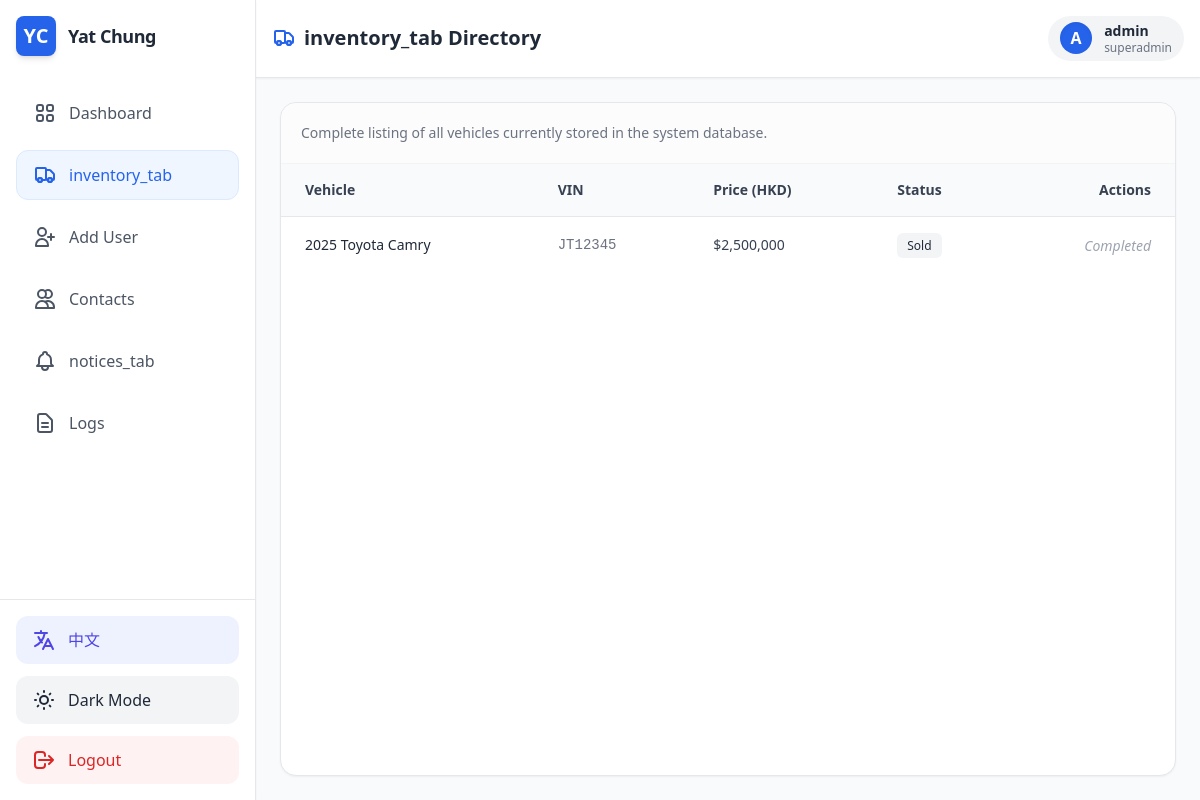
Before: /inventory (signed in) with the older database file.
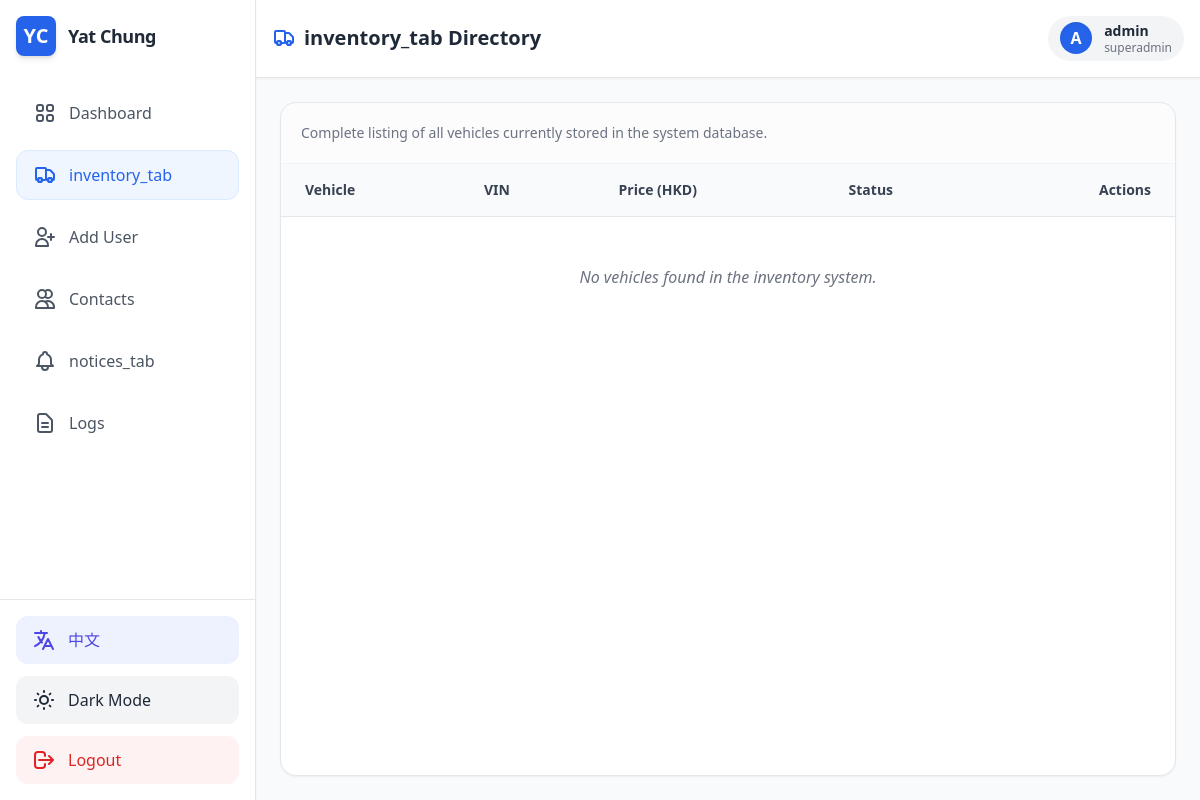
After: the same page with the newer database file.
### app.py (models this page shows)
class Inventory(db.Model):
    __tablename__ = 'inventory'
    id = db.Column(db.Integer, primary_key=True)
    make = db.Column(db.String(50), nullable=False)
    model = db.Column(db.String(50), nullable=False)
    year = db.Column(db.Integer, nullable=False)
    vin = db.Column(db.String(17), unique=True, nullable=False)
    status = db.Column(db.String(20), default='Available')
    price = db.Column(db.Float, nullable=False)

### app.py (the view)
@app.route('/inventory')
def inventory():
    try:
        if not current_user.is_authenticated:
            return redirect(url_for('login'))
        new_log = AuditLog(user_id=current_user.id, action="Viewed full inventory directory")
        db.session.add(new_log)
        db.session.commit()
        inventory_items = Inventory.query.order_by(Inventory.id.desc()).all()
        return render_template('inventory.html', user=current_user, inventory=inventory_items)
    except Exception as e:
        print(f"🛑 INVENTORY ROUTE ERROR: {str(e)}")
        flash(f"Could not load Inventory tab: {str(e)}", "error")
        return redirect(url_for('dashboard'))

### app.py (called while the page is built)
@login_manager.user_loader
def load_user(user_id):
    return User.query.get(int(user_id))

@app.context_processor
def inject_translations():
    lang = flask_session.get('lang', 'en')
    def t(key):
        return TRANSLATIONS.get(lang, {}).get(key, key)
    return dict(t=t, current_lang=lang)

### templates/inventory.html (shortened to what the changed rows need)
{% extends "base.html" %}
{% block header_content %}
<h2 class="text-xl font-bold text-gray-800 dark:text-white flex items-center gap-2">
    {{ t('inventory_tab') }} Directory
</h2>
{% endblock %}
{% block content %}
<div class="bg-white dark:bg-gray-800 border border-gray-200 dark:border-gray-700 rounded-2xl shadow-sm overflow-hidden flex flex-col h-full">
    <div class="overflow-x-auto flex-1">
        <table class="w-full text-left border-collapse">
            <thead>
                <tr class="bg-gray-50 dark:bg-gray-900 border-b border-gray-200 dark:border-gray-700">
                    <th class="py-4 px-6 font-semibold text-sm text-gray-700 dark:text-gray-300">Vehicle</th>
                    <th class="py-4 px-6 font-semibold text-sm text-gray-700 dark:text-gray-300">VIN</th>
                    <th class="py-4 px-6 font-semibold text-sm text-gray-700 dark:text-gray-300">Price (HKD)</th>
                    <th class="py-4 px-6 font-semibold text-sm text-gray-700 dark:text-gray-300">Status</th>
                    {% if user and user.role != 'investor' %}
                    <th class="py-4 px-6 font-semibold text-sm text-gray-700 dark:text-gray-300 text-right">Actions</th>
                    {% endif %}
                </tr>
            </thead>
            <tbody class="divide-y divide-gray-100 dark:divide-gray-700">
                {% for item in inventory %}
                <tr class="hover:bg-gray-50/50 dark:hover:bg-gray-800/50 transition-colors">
                    <td class="py-4 px-6 text-sm font-medium text-gray-800 dark:text-gray-200 whitespace-nowrap">
                        {{ item.year }} {{ item.make }} {{ item.model }}
                    </td>
                    <td class="py-4 px-6 text-sm text-gray-500 dark:text-gray-400 font-mono">
                        {{ item.vin }}
                    </td>
                    <td class="py-4 px-6 text-sm text-gray-700 dark:text-gray-300">
                        ${{ "{:,.0f}".format(item.price) }}
                    </td>
                    <td class="py-4 px-6 text-sm">
                        <span class="px-2.5 py-1 rounded-md text-xs font-medium
                            {% if item.status == 'Available' %} bg-blue-100 text-blue-800 dark:bg-blue-900/30 dark:text-blue-400
                            {% elif item.status == 'Reserved' %} bg-orange-100 text-orange-800 dark:bg-orange-900/30 dark:text-orange-400
                            {% else %} bg-gray-100 text-gray-800 dark:bg-gray-700 dark:text-gray-300 {% endif %}">
                            {{ item.status }}
                        </span>
                    </td>
                    {% if user and user.role != 'investor' %}
                    <td class="py-4 px-6 text-right whitespace-nowrap">
                        {% if item.status != 'Sold' %}
                        <form action="{{ url_for('mark_sold', item_id=item.id) }}" method="POST" class="inline">
                            <button type="submit" class="text-sm font-medium text-success hover:text-green-700 dark:hover:text-green-400 px-3 py-1.5 border border-green-200 dark:border-green-800/30 rounded-lg hover:bg-green-50 dark:hover:bg-green-900/20 transition-all">
                                Mark Sold
                            </button>
                        </form>
                        {% else %}
                        <span class="text-sm text-gray-400 italic">Completed</span>
                        {% endif %}
                    </td>
                    {% endif %}
                </tr>
                {% else %}
                <tr>
                    <td colspan="5" class="py-12 text-center text-gray-500 dark:text-gray-400 italic">
                        No vehicles found in the inventory system.
                    </td>
                </tr>
                {% endfor %}
            </tbody>
        </table>
    </div>
</div>
{% endblock %}

Changed rows visible on the page:
removed Inventory: year "2025", make "Toyota", model "Camry", vin "JT12345", price "2,500,000", status "Sold", shows "Completed"
Other visible differences:
text now shown: "No vehicles found in the inventory system."
